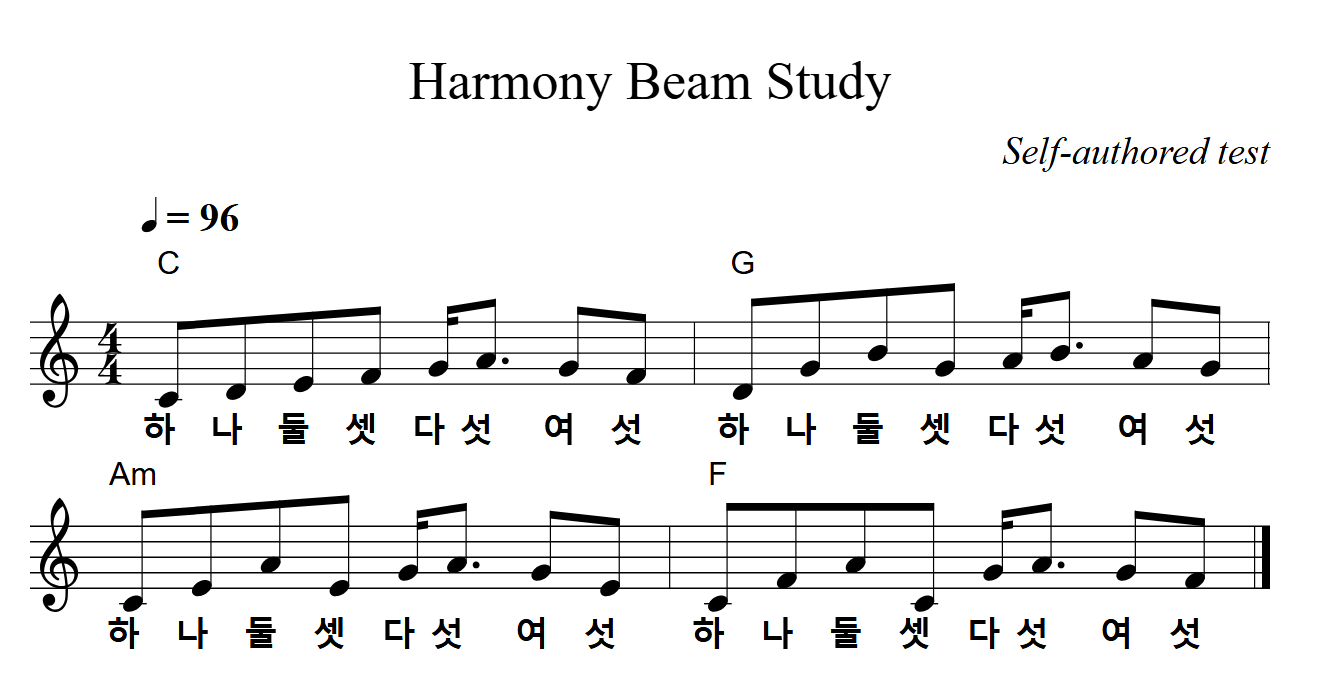
#> input picture services/audiveris-provider/tests/fixtures/native-ocr/small.png, 1320 x 688 px
$ python recognition_preprocess.py tests/fixtures/native-ocr/small.png
#> lines starting #> are read from the running program, lines starting #| are printed output that depends on the picture; after the words box and inside, x2 and y2 are one past the last pixel; in counts of white or black regions, pixels touching at a corner belong together
from __future__ import annotations

import math
import os
import sys
from pathlib import Path

from PIL import Image, ImageOps

WHITE_THRESHOLD = 245
TARGET_WIDTH = 1800
MAX_SCALE = 2.25
MAX_PIXELS = 5_000_000
MIN_PADDING_PX = 24
PADDING_RATIO = 0.03


def _foreground_bbox(gray: Image.Image) -> tuple[int, int, int, int] | None:
    mask = gray.point(lambda value: 255 if value < WHITE_THRESHOLD else 0)
    return mask.getbbox()


def _padded_bbox(
    bbox: tuple[int, int, int, int],
    width: int,
    height: int,
) -> tuple[int, int, int, int]:
    left, top, right, bottom = bbox
    content_width = max(1, right - left)
    content_height = max(1, bottom - top)
    pad_x = max(MIN_PADDING_PX, round(content_width * PADDING_RATIO))
    pad_y = max(MIN_PADDING_PX, round(content_height * PADDING_RATIO))
    return (
        max(0, left - pad_x),
        max(0, top - pad_y),
        min(width, right + pad_x),
        min(height, bottom + pad_y),
    )


def prepare_recognition_frame(image: Image.Image) -> Image.Image:
    """Return a bounded, aspect-preserving recognition copy of one page."""
    gray = ImageOps.grayscale(image)
    bbox = _foreground_bbox(gray)
    if bbox is None:
        return gray.copy()

    prepared = gray.crop(_padded_bbox(bbox, gray.width, gray.height))
    target_scale = TARGET_WIDTH / max(1, prepared.width)
    pixel_scale = math.sqrt(MAX_PIXELS / max(1, prepared.width * prepared.height))
    scale = min(MAX_SCALE, target_scale, pixel_scale)

    if scale < 0.995 or scale > 1.05:
        output_width = max(1, round(prepared.width * scale))
        output_height = max(1, round(prepared.height * scale))
        prepared = prepared.resize((output_width, output_height), Image.Resampling.LANCZOS)

    return ImageOps.autocontrast(prepared, cutoff=0.2)


def preprocess_tiff_in_place(path: Path) -> None:
    """Preprocess every TIFF frame atomically; original upload/evidence stays untouched."""
    temporary = path.with_name(f".{path.name}.recognition.tmp.tiff")
    frames: list[Image.Image] = []
    try:
        with Image.open(path) as source:
#> source is the input picture: PIL image 1320x688 RGB; mean R, G, B 238.2, 238.2, 238.2
            frame_count = getattr(source, "n_frames", 1)
#> frame_count = 1
            for index in range(frame_count):
                source.seek(index)
                frames.append(prepare_recognition_frame(source.copy()))
#> this loop made 1 pass
#> pass 1, in _foreground_bbox, `mask = gray.point(lambda value: 255 if value < WHITE_THRESHOLD else 0)`:
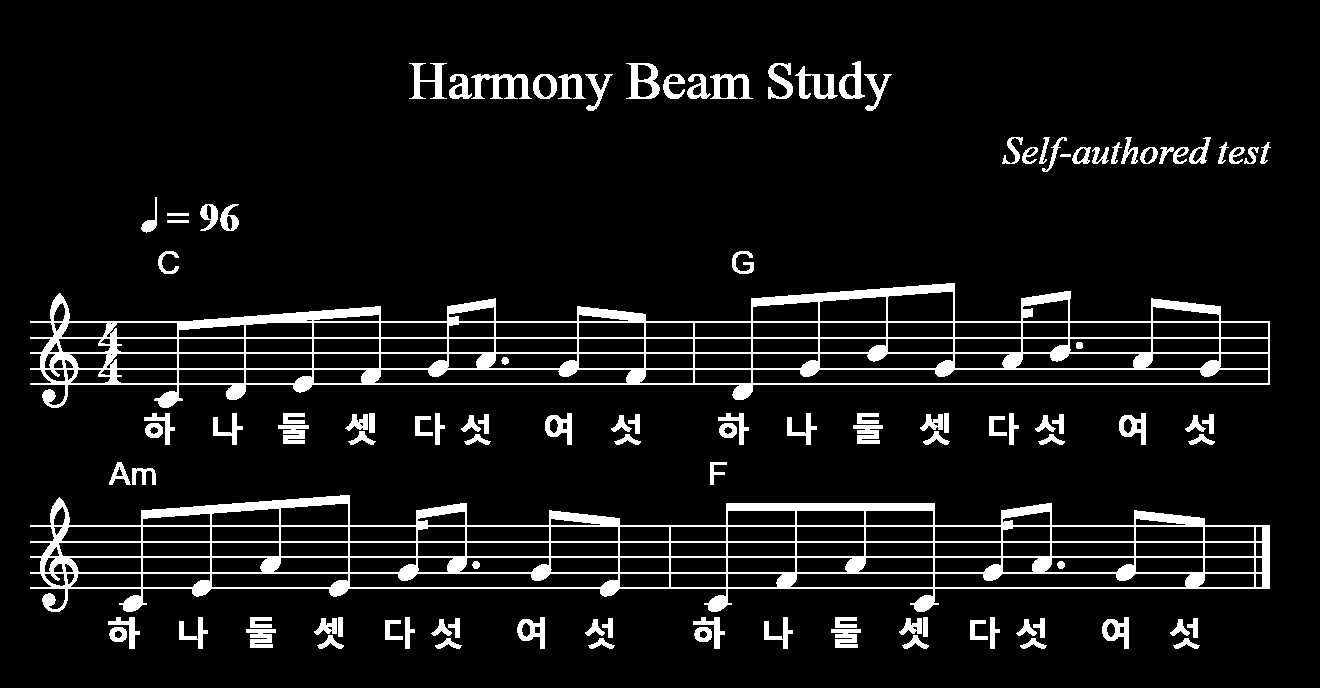
#> mask: PIL image 1320x688 L; 8.3% white; 115 white regions, largest, box (x1, y1, x2, y2) and area: (30, 495, 1270, 612) 25560, (30, 283, 1270, 408) 25391, (471, 74, 532, 99) 748
#> pass 1, in prepare_recognition_frame, `prepared = gray.crop(_padded_bbox(bbox, gray.width, gray.height))`:
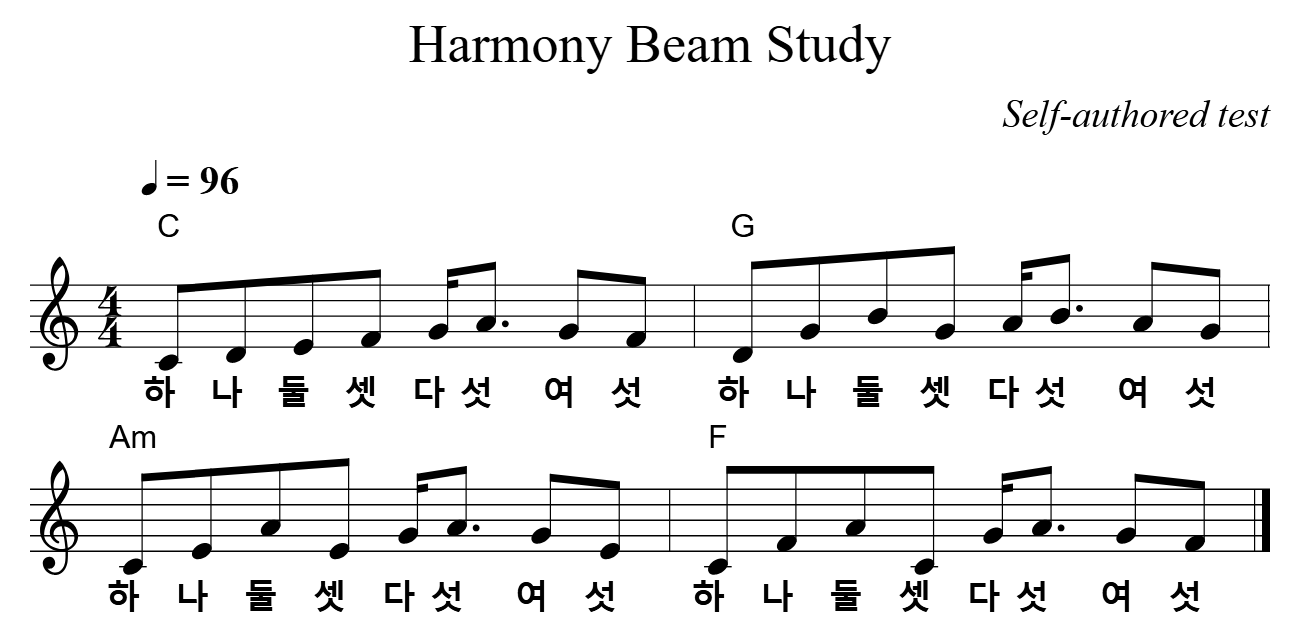
#> prepared: PIL image 1308x636 L; min 0, max 255, mean 236.7
#> pass 1, in prepare_recognition_frame, `prepared = prepared.resize((output_width, output_height), Image.Resamp..`:
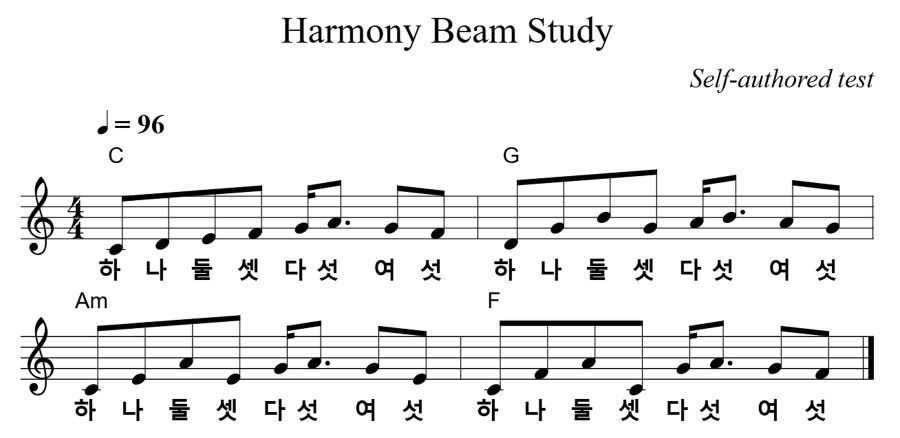
#> prepared: PIL image 1800x875 L (shown at 1/2 size); min 0, max 255, mean 236.3
#> after the loop, frames = 1 item
        if not frames:
            raise RuntimeError("recognition input has no pages")
        frames[0].save(
            temporary,
            format="TIFF",
            save_all=True,
            append_images=frames[1:],
            compression="tiff_lzw",
        )
        os.replace(temporary, path)
    finally:
        if temporary.exists():
            temporary.unlink(missing_ok=True)
        for frame in frames:
            frame.close()
#> this loop made 1 pass


def main(argv: list[str]) -> int:
    if len(argv) != 2:
        print("usage: recognition_preprocess.py <score.tiff>", file=sys.stderr)
        return 2
    path = Path(argv[1])
    if not path.is_file():
        print(f"recognition input does not exist: {path}", file=sys.stderr)
        return 2
    preprocess_tiff_in_place(path)
    return 0


if __name__ == "__main__":
    raise SystemExit(main(sys.argv))
#> (the program exits here)
